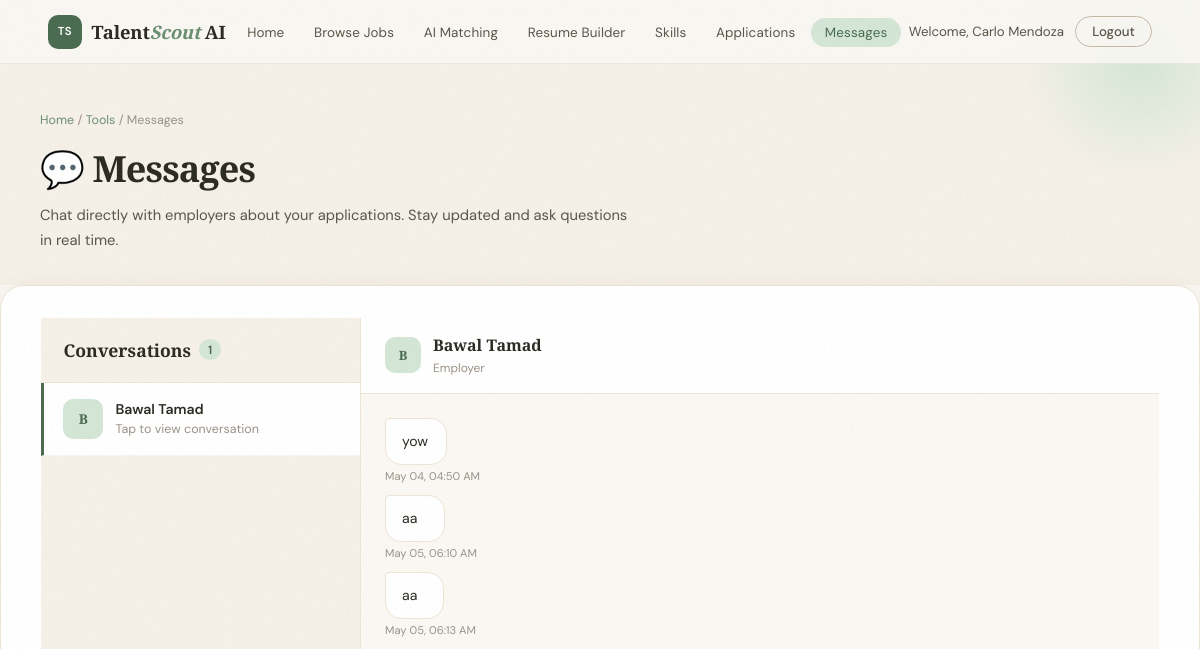
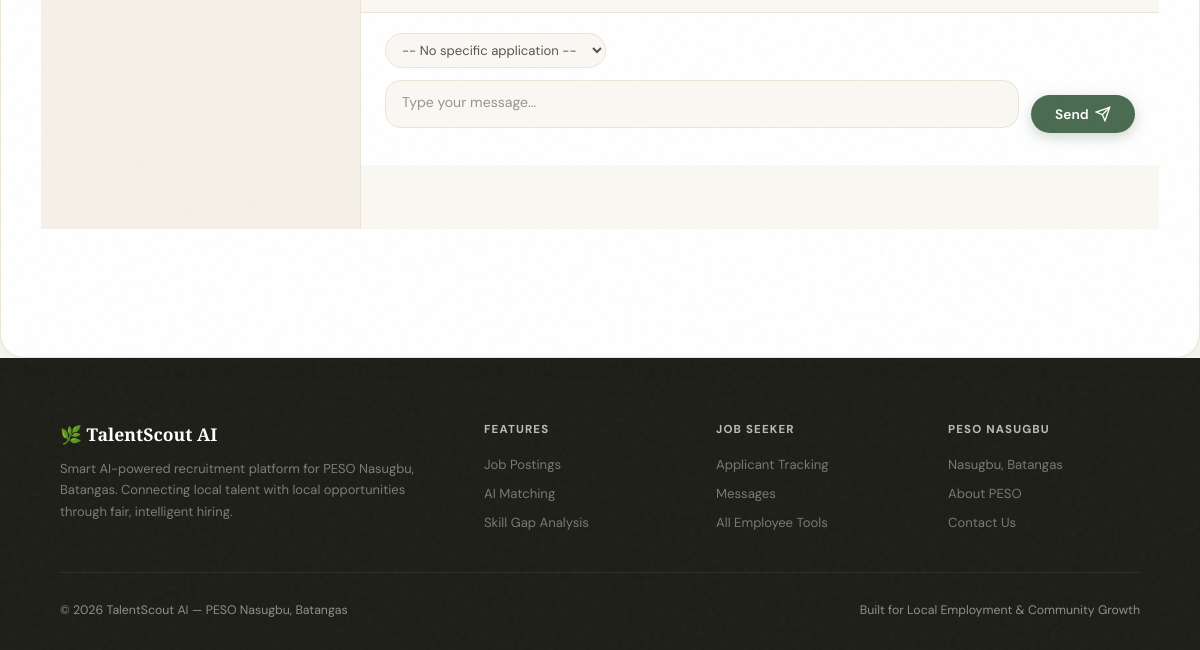
/employees/modules/messages/index.php (signed in), run on an earlier commit of the app's database (2 pictures, top to bottom).
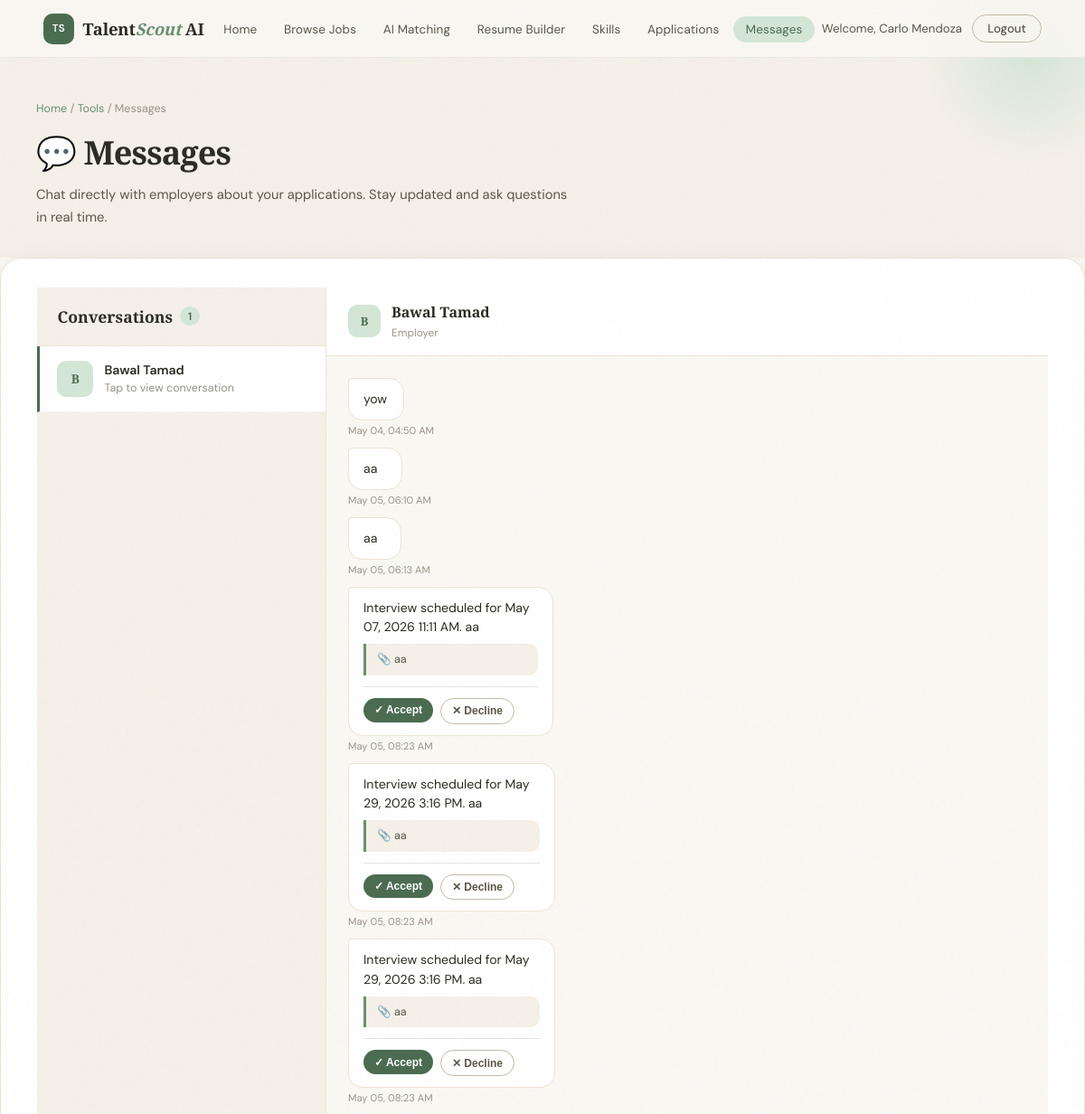
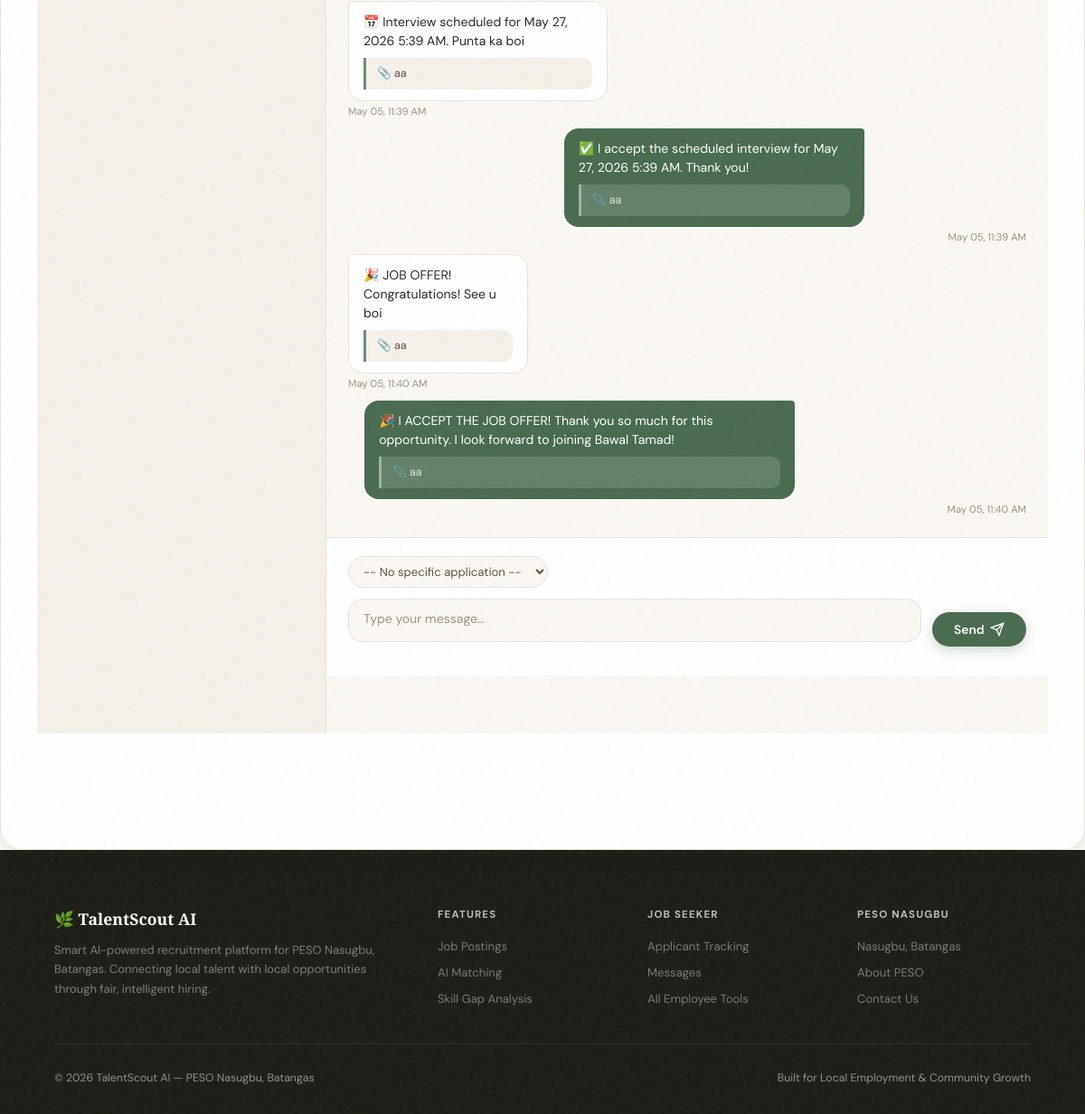
And on a later commit of the database (2 pictures, top to bottom).
### tables this page shows
CREATE TABLE `employer` (
  `employer_id` int(11) NOT NULL,
  `company_name` varchar(255) DEFAULT NULL,
  `email` varchar(255) DEFAULT NULL,
  `password` varchar(255) DEFAULT NULL,
  `address` varchar(255) DEFAULT NULL,
  `status` varchar(50) DEFAULT NULL
);

CREATE TABLE `message` (
  `message_id` int(11) NOT NULL,
  `sender_id` int(11) DEFAULT NULL,
  `sender_type` varchar(50) DEFAULT NULL,
  `receiver_id` int(11) DEFAULT NULL,
  `receiver_type` varchar(50) DEFAULT NULL,
  `message` varchar(255) DEFAULT NULL,
  `application_id` int(11) DEFAULT NULL,
  `timestamp` datetime DEFAULT NULL
);

CREATE TABLE `job_post` (
  `job_post_id` int(11) NOT NULL,
  `employer_id` int(11) DEFAULT NULL,
  `title` varchar(255) DEFAULT NULL,
  `description` varchar(255) DEFAULT NULL,
  `salary` varchar(255) NOT NULL,
  `location` varchar(255) DEFAULT NULL,
  `work_type` varchar(50) DEFAULT NULL,
  `application_deadline` date DEFAULT NULL,
  `skills` varchar(255) NOT NULL,
  `experience_level` varchar(255) NOT NULL,
  `job_category` varchar(255) NOT NULL,
  `job_post_created` timestamp NOT NULL DEFAULT current_timestamp() ON UPDATE current_timestamp(),
  `job_status` varchar(20) DEFAULT 'active'
);

### employees/modules/messages/index.php (the view, shortened to what the changed rows need)
<?php
$conn = getConnection();
$employee_id = (int)$_SESSION['employee_id'];
$conversations = [];
$stmt = $conn->prepare("SELECT DISTINCT e.employer_id, e.company_name,
  (SELECT COUNT(*) FROM message m WHERE
    ((m.sender_id = e.employer_id AND m.sender_type = 'employer' AND m.receiver_id = ?) OR
     (m.sender_id = ? AND m.sender_type = 'employee' AND m.receiver_id = e.employer_id)) AND
    m.timestamp > DATE_SUB(NOW(), INTERVAL 30 DAY)
  ) as unread_count
FROM employer e
JOIN message m ON (
  (m.sender_id = e.employer_id AND m.sender_type = 'employer' AND m.receiver_id = ?) OR
  (m.sender_id = ? AND m.sender_type = 'employee' AND m.receiver_id = e.employer_id)
)
ORDER BY m.timestamp DESC");
$stmt->bind_param("iiii", $employee_id, $employee_id, $employee_id, $employee_id);
$stmt->execute();
$result = $stmt->get_result();
while ($row = $result->fetch_assoc()) {
  if (!isset($conversations[$row['employer_id']])) {
    $conversations[$row['employer_id']] = $row;
  }
}
$selected_employer_id = isset($_GET['employer_id']) ? intval($_GET['employer_id']) : (count($conversations) > 0 ? array_key_first($conversations) : 0);
$selected_employer_name = '';
if ($selected_employer_id > 0 && isset($conversations[$selected_employer_id])) {
  $selected_employer_name = $conversations[$selected_employer_id]['company_name'];
}
$messages = [];
if ($selected_employer_id > 0) {
  $stmt = $conn->prepare("SELECT m.*, a.job_post_id, a.hire_status, j.title as job_title, e.company_name
  FROM message m
  LEFT JOIN application a ON m.application_id = a.application_id
  LEFT JOIN job_post j ON a.job_post_id = j.job_post_id
  LEFT JOIN employer e ON j.employer_id = e.employer_id
  WHERE (
    (m.sender_id = ? AND m.sender_type = 'employee' AND m.receiver_id = ?) OR
    (m.sender_id = ? AND m.sender_type = 'employer' AND m.receiver_id = ?)
  )
  ORDER BY m.timestamp ASC");
  $stmt->bind_param("iiii", $employee_id, $selected_employer_id, $selected_employer_id, $employee_id);
  $stmt->execute();
  $result = $stmt->get_result();
  while ($row = $result->fetch_assoc()) {
    $messages[] = $row;
  }
}
?>
<!doctype html>
<html lang="en">
  <head>
  </head>
  <body>
    <div class="page-header">
      <div class="page-header-inner">
        <h1>💬 Messages</h1>
      </div>
    </div>
    <div class="messages-layout reveal">
      <aside class="conversations-panel">
        <div class="conversations-header">
          <h2>Conversations <span class="conv-count"><?php echo count($conversations); ?></span></h2>
        </div>
        <div class="conversations-list">
          <?php if (empty($conversations)): ?>
            <div class="no-conversations">
              <p>No conversations yet</p>
            </div>
          <?php else: ?>
            <?php foreach ($conversations as $conv): ?>
              <?php
              $conv_initials = strtoupper(substr($conv['company_name'], 0, 1));
              ?>
              <a href="?employer_id=<?php echo $conv['employer_id']; ?>" class="conversation-item <?php echo $selected_employer_id === $conv['employer_id'] ? 'active' : ''; ?>">
                <div class="conv-item-top">
                  <div class="conv-avatar"><?php echo htmlspecialchars($conv_initials); ?></div>
                  <div class="conv-item-info">
                    <div class="conv-item-name"><?php echo htmlspecialchars($conv['company_name']); ?></div>
                    <div class="conv-item-preview">Tap to view conversation</div>
                  </div>
                </div>
              </a>
            <?php endforeach; ?>
          <?php endif; ?>
        </div>
      </aside>
      <div class="chat-panel">
        <?php if ($selected_employer_id > 0): ?>
          <div class="chat-header">
            <div class="chat-header-avatar"><?php echo strtoupper(substr($selected_employer_name, 0, 1)); ?></div>
            <div class="chat-header-info">
              <h3><?php echo htmlspecialchars($selected_employer_name); ?></h3>
              <span>Employer</span>
            </div>
          </div>
          <div class="chat-messages" id="chatMessages">
            <?php if (empty($messages)): ?>
              <div class="empty-state">
                <div>
                  <div class="empty-state-icon">💬</div>
                  <h3>No messages yet</h3>
                  <p>Start a conversation about your application</p>
                </div>
              </div>
            <?php else: ?>
              <?php foreach ($messages as $msg): ?>
                <div class="message <?php echo $msg['sender_type'] === 'employee' ? 'sent' : 'received'; ?>">
                  <div>
                    <div class="message-bubble">
                      <?php
                      $msg_text = $msg['message'];
                      echo htmlspecialchars($msg_text);
                      ?>
                      <?php if ($msg['application_id'] > 0 && !empty($msg['job_title'])): ?>
                        <div class="message-application-ref">
                          📎 <?php echo htmlspecialchars($msg['job_title']); ?>
                        </div>
                      <?php endif; ?>
                      <?php if ($msg['sender_type'] === 'employer' && $msg['application_id'] > 0): ?>
                        <?php
                        $stmt = $conn->prepare("SELECT * FROM interviews WHERE application_id = ? AND employee_id = ? AND status = 'scheduled' ORDER BY scheduled_datetime DESC LIMIT 1");
                        $stmt->bind_param("ii", $msg['application_id'], $employee_id);
                        $stmt->execute();
                        $result = $stmt->get_result();
                        $pending_interview = $result->fetch_assoc();
                        if ($pending_interview): ?>
                          <div class="message-action-buttons">
                            <form method="POST" style="display:inline;">
                              <button type="submit" class="btn-inline-accept">✓ Accept</button>
                            </form>
                            <form method="POST" style="display:inline;">
                              <button type="submit" class="btn-inline-reject">✕ Decline</button>
                            </form>
                          </div>
                        <?php endif; ?>
                      <?php endif; ?>
                    </div>
                    <div class="message-time"><?php echo date('M d, h:i A', strtotime($msg['timestamp'])); ?></div>
                  </div>
                </div>
              <?php endforeach; ?>
            <?php endif; ?>
          </div>
          <div class="message-form">
            <form method="POST" id="messageForm">
              <div class="message-form-row">
                <select name="application_id" id="application_id" class="msg-select" onchange="changeApplication(this.value)">
                  <option value="0">-- No specific application --</option>
                </select>
              </div>
              <div class="message-form-top">
                <div class="message-form-main">
                  <textarea name="message" id="messageInput" class="msg-input" placeholder="Type your message..." required rows="1"></textarea>
                </div>
                <button type="submit" class="btn-send">
                  Send
                  <svg width="16" height="16" fill="none" stroke="currentColor" stroke-width="2" viewBox="0 0 24 24"><path d="M22 2L11 13"/><path d="M22 2L15 22L11 13L2 9L22 2Z"/></svg>
                </button>
              </div>
            </form>
          </div>
        <?php endif; ?>
      </div>
    </div>
  </body>
</html>

What changed in the data, as far as the page shows it:
added message: message "Interview scheduled for May 07, 2026 11:11 AM. aa", job_post.title "aa", timestamp "May 05, 08:23 AM"
added message: message "Interview scheduled for May 29, 2026 3:16 PM. aa", job_post.title "aa", timestamp "May 05, 08:23 AM"
added message: message "Interview scheduled for May 29, 2026 3:16 PM. aa", job_post.title "aa", timestamp "May 05, 08:23 AM"
added message: message "📅 Interview scheduled for May 27, 2026 5:39 AM. Punta ka boi", job_post.title "aa", timestamp "May 05, 11:39 AM"
added message: message "✅ I accept the scheduled interview for May 27, 2026 5:39 AM. Thank you!", job_post.title "aa", timestamp "May 05, 11:39 AM", sender_type "employee" (drawn)
added message: message "🎉 JOB OFFER! Congratulations! See u boi", job_post.title "aa", timestamp "May 05, 11:40 AM"
added message: message "🎉 I ACCEPT THE JOB OFFER! Thank you so much for this opportunity. I look forward to joining Bawal Tamad!", job_post.title "aa", timestamp "May 05, 11:40 AM", sender_type "employee" (drawn)
